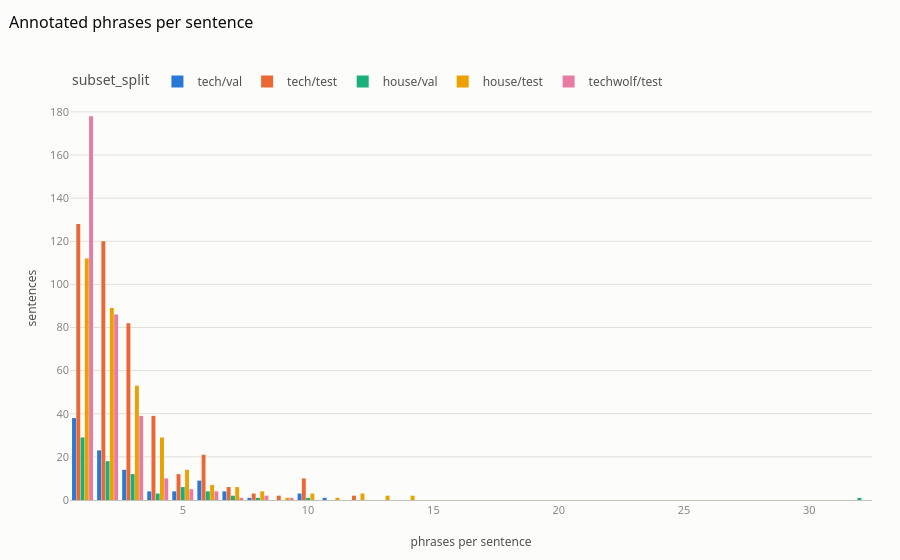

Notebook source saved alongside this figure:
### Code cell
fig = px.histogram(per_sent, x="phrases", color="subset_split", barmode="group", category_orders={"subset_split": order},
                   title="Annotated phrases per sentence")
fig.update_layout(xaxis_title="phrases per sentence", yaxis_title="sentences", bargap=0.15)
viz.save_fig(fig, "eda02_spans_per_sentence", "Number of annotated skill phrases per sentence: most sentences carry 1–3 phrases; a few list-style sentences carry 10+.")
fig

### Figure 1 — Plotly figure (JSON) as saved in the notebook; plotly's stock layout.template omitted (floating-point values rounded to 4 significant figures; data arrays with more than 128 entries replaced by an {"elided": "..."} marker saying what was removed)
{"data": [{"alignmentgroup": "True", "bingroup": "x", "hovertemplate": "subset_split=tech/val<br>phrases=%{x}<br>count=%{y}<extra></extra>", "legendgroup": "tech/val", "marker": {"color": "#2a78d6", "pattern": {"shape": ""}}, "name": "tech/val", "offsetgroup": "tech/val", "orientation": "v", "showlegend": true, "type": "histogram", "x": [2, 3, 1, 6, 2, 1, 2, 4, 1, 3, 3, 1, 1, 2, 2, 3, 2, 2, 4, 1, 1, 6, 7, 5, 1, 2, 1, 2, 2, 3, 6, 7, 3, 3, 6, 2, 1, 1, 6, 1, 1, 2, 3, 1, 11, 3, 2, 3, 3, 2, 7, 1, 4, 5, 2, 1, 8, 1, 2, 2, 2, 1, 1, 5, 2, 10, 1, 1, 10, 2, 1, 3, 10, 1, 1, 1, 6, 6, 6, 1, 1, 1, 2, 6, 1, 7, 1, 1, 1, 3, 1, 1, 4, 1, 2, 2, 1, 3, 1, 5, 1], "xaxis": "x", "yaxis": "y"}, {"alignmentgroup": "True", "bingroup": "x", "hovertemplate": "subset_split=tech/test<br>phrases=%{x}<br>count=%{y}<extra></extra>", "legendgroup": "tech/test", "marker": {"color": "#eb6834", "pattern": {"shape": ""}}, "name": "tech/test", "offsetgroup": "tech/test", "orientation": "v", "showlegend": true, "type": "histogram", "x": {"elided": "425 int values"}, "xaxis": "x", "yaxis": "y"}, {"alignmentgroup": "True", "bingroup": "x", "hovertemplate": "subset_split=house/val<br>phrases=%{x}<br>count=%{y}<extra></extra>", "legendgroup": "house/val", "marker": {"color": "#1baf7a", "pattern": {"shape": ""}}, "name": "house/val", "offsetgroup": "house/val", "orientation": "v", "showlegend": true, "type": "histogram", "x": [5, 1, 4, 1, 5, 1, 2, 2, 2, 7, 2, 2, 2, 3, 1, 2, 2, 2, 1, 1, 2, 1, 2, 1, 1, 6, 5, 1, 1, 5, 10, 3, 6, 3, 1, 3, 1, 1, 3, 2, 1, 1, 1, 1, 3, 8, 1, 3, 1, 5, 2, 3, 5, 3, 1, 1, 32, 1, 1, 1, 3, 2, 6, 2, 1, 1, 4, 4, 2, 1, 2, 6, 2, 7, 3, 1, 3], "xaxis": "x", "yaxis": "y"}, {"alignmentgroup": "True", "bingroup": "x", "hovertemplate": "subset_split=house/test<br>phrases=%{x}<br>count=%{y}<extra></extra>", "legendgroup": "house/test", "marker": {"color": "#eda100", "pattern": {"shape": ""}}, "name": "house/test", "offsetgroup": "house/test", "orientation": "v", "showlegend": true, "type": "histogram", "x": {"elided": "326 int values"}, "xaxis": "x", "yaxis": "y"}, {"alignmentgroup": "True", "bingroup": "x", "hovertemplate": "subset_split=techwolf/test<br>phrases=%{x}<br>count=%{y}<extra></extra>", "legendgroup": "techwolf/test", "marker": {"color": "#e87ba4", "pattern": {"shape": ""}}, "name": "techwolf/test", "offsetgroup": "techwolf/test", "orientation": "v", "showlegend": true, "type": "histogram", "x": {"elided": "326 int values"}, "xaxis": "x", "yaxis": "y"}], "layout": {"autosize": true, "bargap": 0.15, "barmode": "group", "legend": {"title": {"text": "subset_split"}, "tracegroupgap": 0}, "title": {"text": "Annotated phrases per sentence"}, "xaxis": {"anchor": "y", "domain": [0.0, 1.0], "title": {"text": "phrases per sentence"}}, "yaxis": {"anchor": "x", "domain": [0.0, 1.0], "title": {"text": "sentences"}}}}
